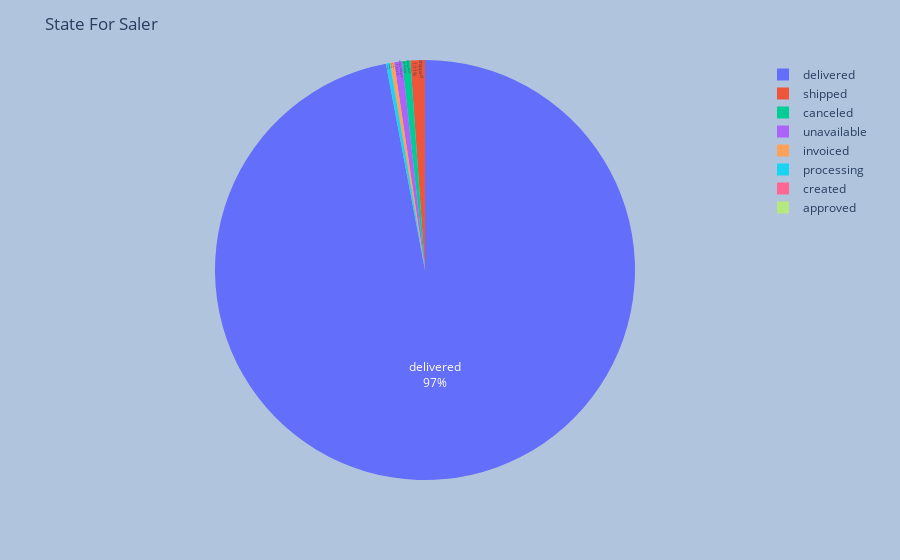

Notebook source saved alongside this figure:
### Code cell
# composisi jenis pembayaran
fig=px.pie(data_order_status,names=data_order_status.status.unique(),values=data_order_status.count_status)
fig.update_traces(textposition='inside', textinfo='percent+label')
fig.update_layout(
    margin=dict(l=100, r=150),
    paper_bgcolor="LightSteelBlue",title="State For Saler",
)
fig.show()

### Figure 1 — Plotly figure (JSON) as saved in the notebook; plotly's stock layout.template omitted (floating-point values rounded to 4 significant figures)
{"data": [{"domain": {"x": [0, 1], "y": [0, 1]}, "hovertemplate": "label=%{label}<br>count_status=%{value}<extra></extra>", "labels": ["delivered", "shipped", "canceled", "unavailable", "invoiced", "processing", "created", "approved"], "legendgroup": "", "name": "", "showlegend": true, "textinfo": "percent+label", "textposition": "inside", "type": "pie", "values": [96478, 1107, 625, 609, 314, 301, 5, 2]}], "layout": {"legend": {"tracegroupgap": 0}, "margin": {"l": 100, "r": 150, "t": 60}, "paper_bgcolor": "LightSteelBlue", "title": {"text": "State For Saler"}}}
